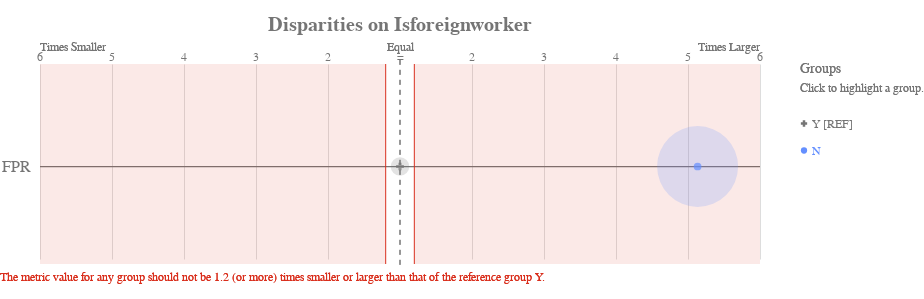

Notebook code for this chart:
### Code cell
ap.disparity(bdf, metrics, 'isForeignWorker', fairness_threshold = disparity_tolerance)

### Figure 1 — Vega-Lite specification as saved in the notebook (floating-point values rounded to 4 significant figures)
{"config": {"view": {"continuousWidth": 400, "continuousHeight": 300, "strokeWidth": 0}, "axisLeft": {"labelColor": "rgb(117,117,117)", "labelFont": "Arial", "labelFontSize": 16}, "title": {"align": "center", "baseline": "middle", "color": "rgb(117,117,117)", "font": "Arial", "fontSize": 20, "fontWeight": "bold"}}, "layer": [{"data": {"name": "data-136ade61a7b51f7c7b6ad7943294afc9"}, "mark": {"type": "rule", "stroke": "rgb(117,117,117)", "strokeWidth": 1.25, "tooltip": ""}, "encoding": {"x": {"type": "quantitative", "field": "x", "scale": {"domain": [-5, 5], "range": [40.0, 760.0]}}, "x2": {"field": "x2"}, "y": {"type": "nominal", "axis": {"domain": false, "labelAngle": 0, "labelPadding": -30, "orient": "left", "ticks": false, "title": ""}, "field": "metric", "scale": {"domain": ["FPR"], "range": [30, 225.0]}}}}, {"data": {"name": "data-79dd248bdaa0ea02c535240e8ad022c8"}, "mark": {"type": "rule", "stroke": "rgb(117,117,117)", "strokeDash": [5, 5], "strokeWidth": 1}, "encoding": {"tooltip": {"value": "Y [REF]"}, "x": {"value": 400.0}, "y": {"value": 20.83}, "y2": {"value": 229.2}}}, {"data": {"name": "data-2d710c249995d4113e43f1b0602e5d1e"}, "mark": {"type": "text", "align": "center", "color": "rgb(117,117,117)", "font": "Arial", "fontSize": 12, "fontWeight": "normal", "tooltip": ""}, "encoding": {"text": {"type": "nominal", "field": "label"}, "x": {"type": "quantitative", "field": "value", "scale": {"domain": [-5, 5], "range": [40.0, 760.0]}}, "y": {"value": 17.5}}}, {"layer": [{"mark": {"type": "text", "align": "left", "fill": "rgb(117,117,117)", "font": "Arial", "fontSize": 12, "fontWeight": "normal", "tooltip": ""}, "encoding": {"text": {"value": "Times Smaller"}, "x": {"value": 40.0}, "y": {"value": 7.5}}}, {"mark": {"type": "text", "align": "right", "fill": "rgb(117,117,117)", "font": "Arial", "fontSize": 12, "fontWeight": "normal", "tooltip": ""}, "encoding": {"text": {"value": "Times Larger"}, "x": {"value": 760.0}, "y": {"value": 7.5}}}, {"mark": {"type": "text", "align": "center", "fill": "rgb(117,117,117)", "font": "Arial", "fontSize": 12, "fontWeight": "normal", "tooltip": ""}, "encoding": {"text": {"value": "Equal"}, "x": {"value": 400.0}, "y": {"value": 7.5}}}], "data": {"name": "data-79dd248bdaa0ea02c535240e8ad022c8"}}, {"layer": [{"mark": {"type": "rule", "opacity": 0.8, "stroke": "rgb(217, 46, 28)", "strokeWidth": 1.25, "tooltip": ""}, "encoding": {"x": {"type": "quantitative", "field": "min", "scale": {"domain": [-5, 5], "range": [40.0, 760.0]}}, "y": {"value": 25.0}, "y2": {"value": 225.0}}}, {"mark": {"type": "rule", "opacity": 0.8, "stroke": "rgb(217, 46, 28)", "strokeWidth": 1.25, "tooltip": ""}, "encoding": {"x": {"type": "quantitative", "field": "max", "scale": {"domain": [-5, 5], "range": [40.0, 760.0]}}, "y": {"value": 25.0}, "y2": {"value": 225.0}}}, {"layer": [{"mark": {"type": "rect", "fill": "rgb(217, 46, 28)", "opacity": 0.1, "tooltip": ""}, "encoding": {"x": {"type": "quantitative", "field": "min", "scale": {"domain": [-5, 5], "range": [40.0, 760.0]}}, "x2": {"field": "lower_end"}, "y": {"value": 25.0}, "y2": {"value": 225.0}}}, {"mark": {"type": "rect", "fill": "rgb(217, 46, 28)", "opacity": 0.1, "tooltip": ""}, "encoding": {"x": {"type": "quantitative", "field": "max", "scale": {"domain": [-5, 5], "range": [40.0, 760.0]}}, "x2": {"field": "upper_end"}, "y": {"value": 25.0}, "y2": {"value": 225.0}}}]}, {"data": {"name": "data-79dd248bdaa0ea02c535240e8ad022c8"}, "mark": {"type": "text", "align": "left", "baseline": "top", "fill": "rgb(217, 46, 28)", "font": "Arial", "fontSize": 12, "fontWeight": "normal", "tooltip": ""}, "encoding": {"text": {"value": "The metric value for any group should not be 1.2 (or more) times smaller or larger than that of the reference group Y."}, "x": {"value": 0}, "y": {"value": 233.3}}}], "data": {"name": "data-f84bd5c0b180de77bdf4900d804b3930"}}, {"layer": [{"mark": "circle"}, {"data": {"name": "data-8cd8e13ed049c3f0a8914fa94bbc314d"}, "mark": {"type": "circle", "opacity": 0.2}, "encoding": {"color": {"condition": {"type": "nominal", "field": "attribute_value", "legend": null, "scale": {"domain": ["Y", "N"], "range": ["rgb(117,117,117)", "rgb(100, 143, 255)", "rgb(254, 97, 0)", "rgb(220, 38, 127)", "rgb(255, 176, 0)", "rgb(120, 94, 240)"]}, "selection": "selector021"}, "value": "rgb(224,224,224)"}, "size": {"type": "quantitative", "field": "group_size", "legend": null, "scale": {"domain": [0, 342.0], "range": [0, 7854.0]}}, "tooltip": [{"type": "nominal", "field": "attribute_value", "title": "Group"}, {"type": "nominal", "field": "tooltip_group_size", "title": "Group Size"}, {"type": "nominal", "field": "tooltip_disparity_explanation_fpr", "title": "Disparity"}, {"type": "quantitative", "field": "fpr", "format": ".2f", "title": "FPR"}], "x": {"type": "quantitative", "axis": {"domain": false, "labels": false, "ticks": false, "title": null, "values": [1, 2, 3, 4, 5, -5, -4, -3, -2, -1]}, "field": "fpr_disparity_scaled", "scale": {"domain": [-5, 5], "range": [40.0, 760.0]}}, "y": {"type": "nominal", "axis": {"domain": false, "grid": false, "labels": false, "ticks": false, "title": " "}, "field": "metric_variable", "scale": {"domain": ["FPR"], "range": [30, 225.0]}}}, "selection": {"selector023": {"type": "multi", "empty": "all", "fields": ["attribute_value"]}}, "transform": [{"calculate": "'FPR'", "as": "metric_variable"}]}, {"layer": [{"mark": "point"}, {"data": {"name": "data-8cd8e13ed049c3f0a8914fa94bbc314d"}, "mark": {"type": "point", "filled": true, "size": 60}, "encoding": {"color": {"condition": {"type": "nominal", "field": "attribute_value", "legend": null, "scale": {"domain": ["Y", "N"], "range": ["rgb(117,117,117)", "rgb(100, 143, 255)", "rgb(254, 97, 0)", "rgb(220, 38, 127)", "rgb(255, 176, 0)", "rgb(120, 94, 240)"]}, "selection": "selector021"}, "value": "rgb(224,224,224)"}, "shape": {"type": "nominal", "field": "attribute_value", "legend": null, "scale": {"domain": ["Y", "N"], "range": ["cross", "circle"]}}, "tooltip": [{"type": "nominal", "field": "attribute_value", "title": "Group"}, {"type": "nominal", "field": "tooltip_group_size", "title": "Group Size"}, {"type": "nominal", "field": "tooltip_disparity_explanation_fpr", "title": "Disparity"}, {"type": "quantitative", "field": "fpr", "format": ".2f", "title": "FPR"}], "x": {"type": "quantitative", "axis": {"domain": false, "labels": false, "ticks": false, "title": null, "values": [1, 2, 3, 4, 5, -5, -4, -3, -2, -1]}, "field": "fpr_disparity_scaled", "scale": {"domain": [-5, 5], "range": [40.0, 760.0]}}, "y": {"type": "nominal", "axis": {"domain": false, "grid": false, "labels": false, "ticks": false, "title": " "}, "field": "metric_variable", "scale": {"domain": ["FPR"], "range": [30, 225.0]}}}, "selection": {"selector022": {"type": "multi", "empty": "all", "fields": ["attribute_value"]}}, "transform": [{"calculate": "'FPR'", "as": "metric_variable"}]}]}]}, {"layer": [{"mark": {"type": "point", "filled": true, "opacity": 1, "size": 39.48}, "encoding": {"color": {"condition": {"type": "nominal", "field": "attribute_value", "legend": null, "scale": {"domain": ["Y", "N"], "range": ["rgb(117,117,117)", "rgb(100, 143, 255)", "rgb(254, 97, 0)", "rgb(220, 38, 127)", "rgb(255, 176, 0)", "rgb(120, 94, 240)"]}, "selection": "selector021"}, "value": "rgb(224,224,224)"}, "shape": {"type": "nominal", "field": "attribute_value", "legend": null, "scale": {"domain": ["Y", "N"], "range": ["cross", "circle"]}}, "x": {"value": 804}, "y": {"type": "nominal", "axis": {"domain": false, "grid": false, "labels": false, "ticks": false, "title": " "}, "field": "attribute_value", "scale": {"domain": ["Y", "N"], "range": [71, 125]}}}, "selection": {"selector021": {"type": "multi", "empty": "all", "fields": ["attribute_value"]}}}, {"mark": {"type": "text", "align": "left", "baseline": "middle", "font": "Arial", "fontSize": 12, "fontWeight": "normal"}, "encoding": {"color": {"condition": {"type": "nominal", "field": "attribute_value", "legend": null, "scale": {"domain": ["Y", "N"], "range": ["rgb(117,117,117)", "rgb(100, 143, 255)", "rgb(254, 97, 0)", "rgb(220, 38, 127)", "rgb(255, 176, 0)", "rgb(120, 94, 240)"]}, "selection": "selector021"}, "value": "rgb(224,224,224)"}, "text": {"type": "nominal", "field": "label"}, "x": {"value": 812}, "y": {"type": "nominal", "axis": {"domain": false, "grid": false, "labels": false, "ticks": false, "title": " "}, "field": "attribute_value", "scale": {"domain": ["Y", "N"], "range": [71, 125]}}}, "selection": {"selector024": {"type": "multi", "empty": "all", "fields": ["attribute_value"]}}}, {"data": {"name": "data-79dd248bdaa0ea02c535240e8ad022c8"}, "mark": {"type": "text", "align": "left", "baseline": "middle", "color": "rgb(117,117,117)", "font": "Arial", "fontSize": 12, "fontWeight": "normal"}, "encoding": {"text": {"value": "Click to highlight a group."}, "x": {"value": 800}, "y": {"value": 49}}}, {"data": {"name": "data-79dd248bdaa0ea02c535240e8ad022c8"}, "mark": {"type": "text", "align": "left", "baseline": "middle", "color": "rgb(117,117,117)", "font": "Arial", "fontSize": 14, "fontWeight": "normal"}, "encoding": {"text": {"value": "Groups"}, "x": {"value": 800}, "y": {"value": 30}}}], "data": {"name": "data-2c99ac98d7e0b3ded14faec968e4739b"}}], "height": 250, "padding": {"top": 15, "bottom": 10}, "resolve": {"scale": {"size": "independent", "y": "independent"}}, "title": "Disparities on Isforeignworker", "width": 800, "$schema": "https://vega.github.io/schema/vega-lite/v4.8.1.json", "datasets": {"data-136ade61a7b51f7c7b6ad7943294afc9": [{"metric": "FPR", "x": -5, "x2": 5}], "data-79dd248bdaa0ea02c535240e8ad022c8": [{"a": 1, "b": 0}, {"a": 1, "b": 0}], "data-2d710c249995d4113e43f1b0602e5d1e": [{"value": 1, "label": 2}, {"value": 2, "label": 3}, {"value": 3, "label": 4}, {"value": 4, "label": 5}, {"value": 5, "label": 6}, {"value": -5, "label": 6}, {"value": -4, "label": 5}, {"value": -3, "label": 4}, {"value": -2, "label": 3}, {"value": -1, "label": 2}, {"value": 0, "label": "="}], "data-f84bd5c0b180de77bdf4900d804b3930": [{"min": -0.2, "max": 0.2, "lower_end": -5, "upper_end": 5}], "data-8cd8e13ed049c3f0a8914fa94bbc314d": [{"attribute_name": "isForeignWorker", "attribute_value": "N", "group_size": 285, "total_entities": 300, "fpr": 0.3949, "fpr_disparity": 5.133, "fpr_disparity_scaled": 4.133, "tooltip_group_size": "285 (95.00%)", "tooltip_disparity_explanation_fpr": "5.13 times larger FPR than the reference group"}, {"attribute_name": "isForeignWorker", "attribute_value": "Y", "group_size": 15, "total_entities": 300, "fpr": 0.07692, "fpr_disparity": 1.0, "fpr_disparity_scaled": 0.0, "tooltip_group_size": "15 (5.00%)", "tooltip_disparity_explanation_fpr": "Reference group"}], "data-2c99ac98d7e0b3ded14faec968e4739b": [{"attribute_value": "Y", "label": "Y [REF]"}, {"attribute_value": "N", "label": "N"}]}}
